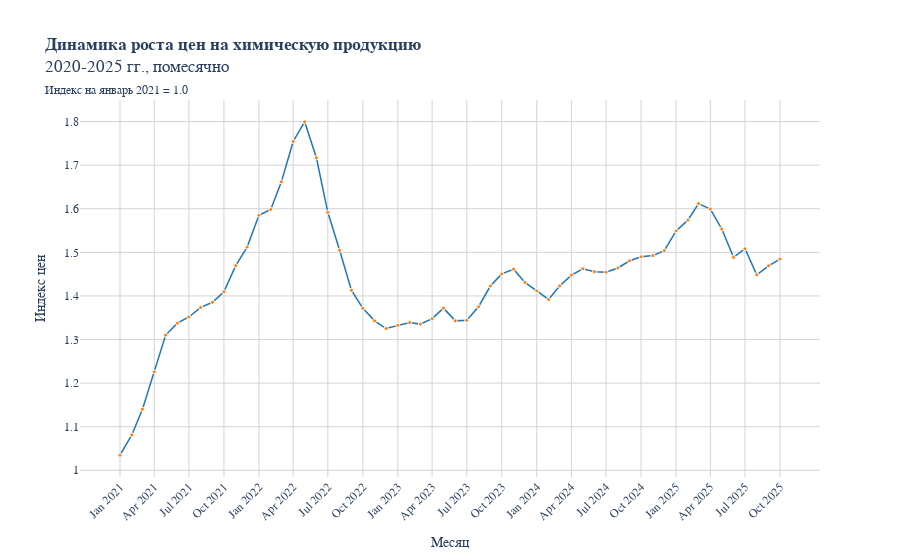

The notebook cell this image was saved under:
### Code cell
chemical_prices_growth_2020_2025_by_month_plot = px.line(
    x=monthly_price_growth_pd.index, 
    y=monthly_price_growth_pd,
    title='<b>Динамика роста цен на химическую продукцию</b><br>2020-2025 гг., помесячно</b><br><span style="font-size: 12px;">Индекс на январь 2021 = 1.0</span>',
    #title='<b>Динамика роста цен на химическую продукцию</b><br><span style="font-size: 12px;">Индекс на декабрь 2020 = 1.0</span>'
    labels={'x': 'Период', 'y': 'Индекс цен (база = 1)'},
    color_discrete_sequence=['#1f77b4']
)

chemical_prices_growth_2020_2025_by_month_plot.update_layout(
    plot_bgcolor='white',
    paper_bgcolor='white',
    font=dict(family='Arial', size=12),
    xaxis=dict(
        showgrid=True, 
        gridwidth=1, 
        gridcolor='lightgray',
        tickangle=-45,
        title='Месяц',
        #dtick='M3',  # показывать каждые 3 месяца для читаемости
        tickmode='array',  # явно задать деления
        tickvals=monthly_price_growth_pd.index[::3],  # каждые 3 месяца
        tickformat='%b %Y'  # формат "Янв 2021"
    ),
    yaxis=dict(
        showgrid=True, 
        gridwidth=1, 
        gridcolor='lightgray',
        title='Индекс цен'
    ),
    hovermode='x unified',
    showlegend=False
)

chemical_prices_growth_2020_2025_by_month_plot.update_traces(
    mode='lines+markers',
    marker=dict(
        size=4,                    # чуть меньше размер для месячных данных
        color='#ff7f0e',
        line=dict(width=1, color='white')
    ),
    line=dict(width=1.5),          # тоньше линия для большей детализации
    hovertemplate='<b>%{x|%B %Y}</b><br>Индекс: %{y:.2f}<extra></extra>'
)

chemical_prices_growth_2020_2025_by_month_plot.show()

### Figure 1 — Plotly figure (JSON) as saved in the notebook; plotly's stock layout.template omitted (floating-point values rounded to 4 significant figures)
{"data": [{"hovertemplate": "<b>%{x|%B %Y}</b><br>Индекс: %{y:.2f}<extra></extra>", "legendgroup": "", "line": {"color": "#1f77b4", "dash": "solid", "width": 1.5}, "marker": {"color": "#ff7f0e", "line": {"color": "white", "width": 1}, "size": 4, "symbol": "circle"}, "mode": "lines+markers", "name": "", "orientation": "v", "showlegend": false, "type": "scatter", "x": ["2021-01", "2021-02", "2021-03", "2021-04", "2021-05", "2021-06", "2021-07", "2021-08", "2021-09", "2021-10", "2021-11", "2021-12", "2022-01", "2022-02", "2022-03", "2022-04", "2022-05", "2022-06", "2022-07", "2022-08", "2022-09", "2022-10", "2022-11", "2022-12", "2023-01", "2023-02", "2023-03", "2023-04", "2023-05", "2023-06", "2023-07", "2023-08", "2023-09", "2023-10", "2023-11", "2023-12", "2024-01", "2024-02", "2024-03", "2024-04", "2024-05", "2024-06", "2024-07", "2024-08", "2024-09", "2024-10", "2024-11", "2024-12", "2025-01", "2025-02", "2025-03", "2025-04", "2025-05", "2025-06", "2025-07", "2025-08", "2025-09", "2025-10"], "xaxis": "x", "y": [1.035, 1.081, 1.14, 1.226, 1.31, 1.338, 1.352, 1.374, 1.385, 1.41, 1.469, 1.512, 1.585, 1.598, 1.662, 1.754, 1.799, 1.717, 1.592, 1.505, 1.413, 1.372, 1.343, 1.325, 1.333, 1.339, 1.335, 1.348, 1.372, 1.343, 1.344, 1.375, 1.423, 1.45, 1.461, 1.431, 1.412, 1.392, 1.423, 1.448, 1.462, 1.455, 1.455, 1.464, 1.481, 1.49, 1.492, 1.504, 1.549, 1.574, 1.612, 1.599, 1.554, 1.488, 1.508, 1.449, 1.469, 1.484], "yaxis": "y"}], "layout": {"font": {"family": "Arial", "size": 12}, "hovermode": "x unified", "legend": {"tracegroupgap": 0}, "paper_bgcolor": "white", "plot_bgcolor": "white", "showlegend": false, "title": {"text": "<b>Динамика роста цен на химическую продукцию</b><br>2020-2025 гг., помесячно</b><br><span style=\"font-size: 12px;\">Индекс на январь 2021 = 1.0</span>"}, "xaxis": {"anchor": "y", "domain": [0, 1], "gridcolor": "lightgray", "gridwidth": 1, "showgrid": true, "tickangle": -45, "tickformat": "%b %Y", "tickmode": "array", "tickvals": ["2021-01", "2021-04", "2021-07", "2021-10", "2022-01", "2022-04", "2022-07", "2022-10", "2023-01", "2023-04", "2023-07", "2023-10", "2024-01", "2024-04", "2024-07", "2024-10", "2025-01", "2025-04", "2025-07", "2025-10"], "title": {"text": "Месяц"}}, "yaxis": {"anchor": "x", "domain": [0, 1], "gridcolor": "lightgray", "gridwidth": 1, "showgrid": true, "title": {"text": "Индекс цен"}}}}
